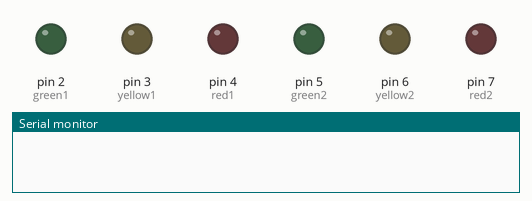
Recording of a program running on a simulated Arduino Uno, built with avr-gcc and run on an emulated ATmega328P. Shown: output pins drawn as LEDs (lit = HIGH), the last lines printed to the serial monitor. Dashed ring = blinking.

Above: at 1.0 s.
At 2.5 s:
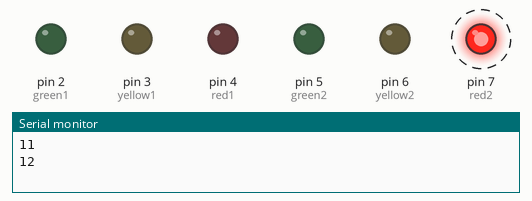
Timing chart, 0 to 4.6 s (numbered marks = the images above):
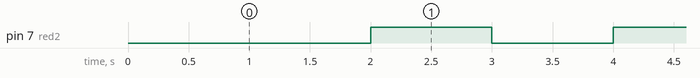

Measured:
- by itself, pin 7 (red2): alternates HIGH for 1.0 s and LOW for 1.0 s

The program:

main.cpp
```cpp
#include <Arduino.h>
#include <TimerOne.h>
#define		green1	2
#define		yellow1	3
#define		red1	4
#define		green2	5
#define		yellow2	6
#define		red2	7

const uint8_t green_time = 10;
const uint8_t yellow_time = 3;
const uint8_t plus_time = 5;
boolean priority = 0;
int  pc = 0, pc_tmp = 0;
String buff;
volatile uint8_t count = green_time, plus = 0;
void light_control(uint8_t x)
{
	digitalWrite(green1, x & 0x01);
	digitalWrite(yellow1, (x>>1) & 0x01);
	digitalWrite(red1, (x>>2) & 0x01);
	digitalWrite(green2, (x>>4) & 0x01);
	digitalWrite(yellow2, (x>>5) & 0x01);
	digitalWrite(red2, (x>>6) & 0x01);
}

void ISR_timer (void)
{
    count++;
	digitalWrite(red2, (count & 1) ^ 1);
	Serial.println(static_cast <String> (count));
}

void setup() {

  // put your setup code here, to run once:
  pinMode(green1, OUTPUT);
  pinMode(yellow1, OUTPUT);
  pinMode(red1, OUTPUT);
  pinMode(green2, OUTPUT);
  pinMode(yellow2, OUTPUT);
  pinMode(red2, OUTPUT);

  if(pc) light_control(0x14);
  else light_control(0x41);
  light_control(0x00);
  Serial.begin(9600);
  Timer1.initialize(1000000);
  Timer1.attachInterrupt(ISR_timer);

}
void loop() {
	if (Serial.available()) //Nếu có tín hiệu từ Pi
	{
		buff = Serial.readStringUntil('\r'); //Đọc vào đến khi gặp \r (xuống dòng)

		if (buff=="turn on all led")
		{
			light_control(0xff);
		}if (buff=="turn off all led")
		{
			light_control(0x00);
		}
	}

}
/*
// put your main code here, to run repeatedly:
  while (Serial.available())
  {
	  pc_tmp = Serial.read();
  }

  if(count > 0)count--;
  delay(1000);
  if(count == 0)
  {

	if(priority)
	{
		if(pc == '1') pc_tmp = '0';
		else pc_tmp = '1';
		priority = 0;
	}
	if(pc != pc_tmp)
	{
		pc = pc_tmp;
		if(pc == '1')
		{
			light_control(0x42);
			delay(yellow_time*1000);
			light_control(0x14);
		}else
		{
			light_control(0x24);
			delay(yellow_time*1000);
			light_control(0x41);
		}
		count = green_time;

 	}else
	 {
		 if(plus < 3)
		 {
			count += plus_time;
		 	plus++;
		 }else
		 {
			 plus = 0;
			 priority = 1;
		 }

	 }

  }
*/
```
